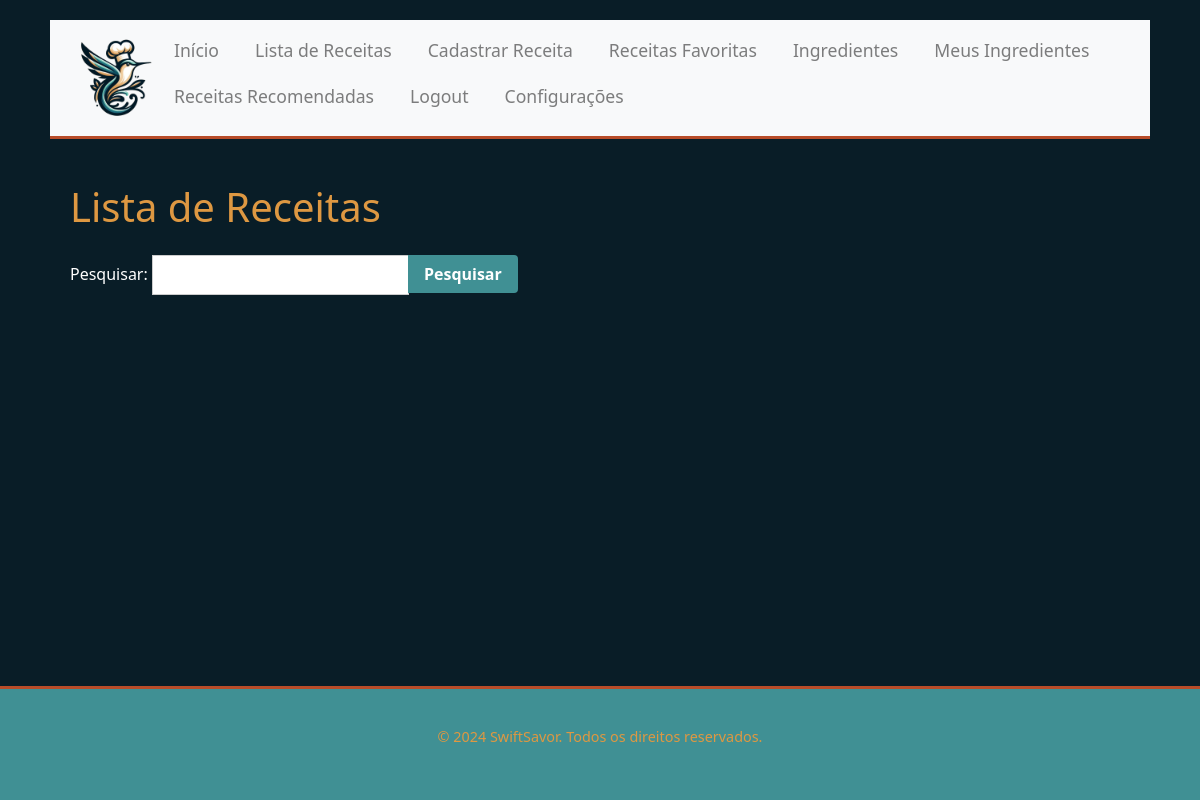
Before: /recipes/ (signed in) with the older database file.
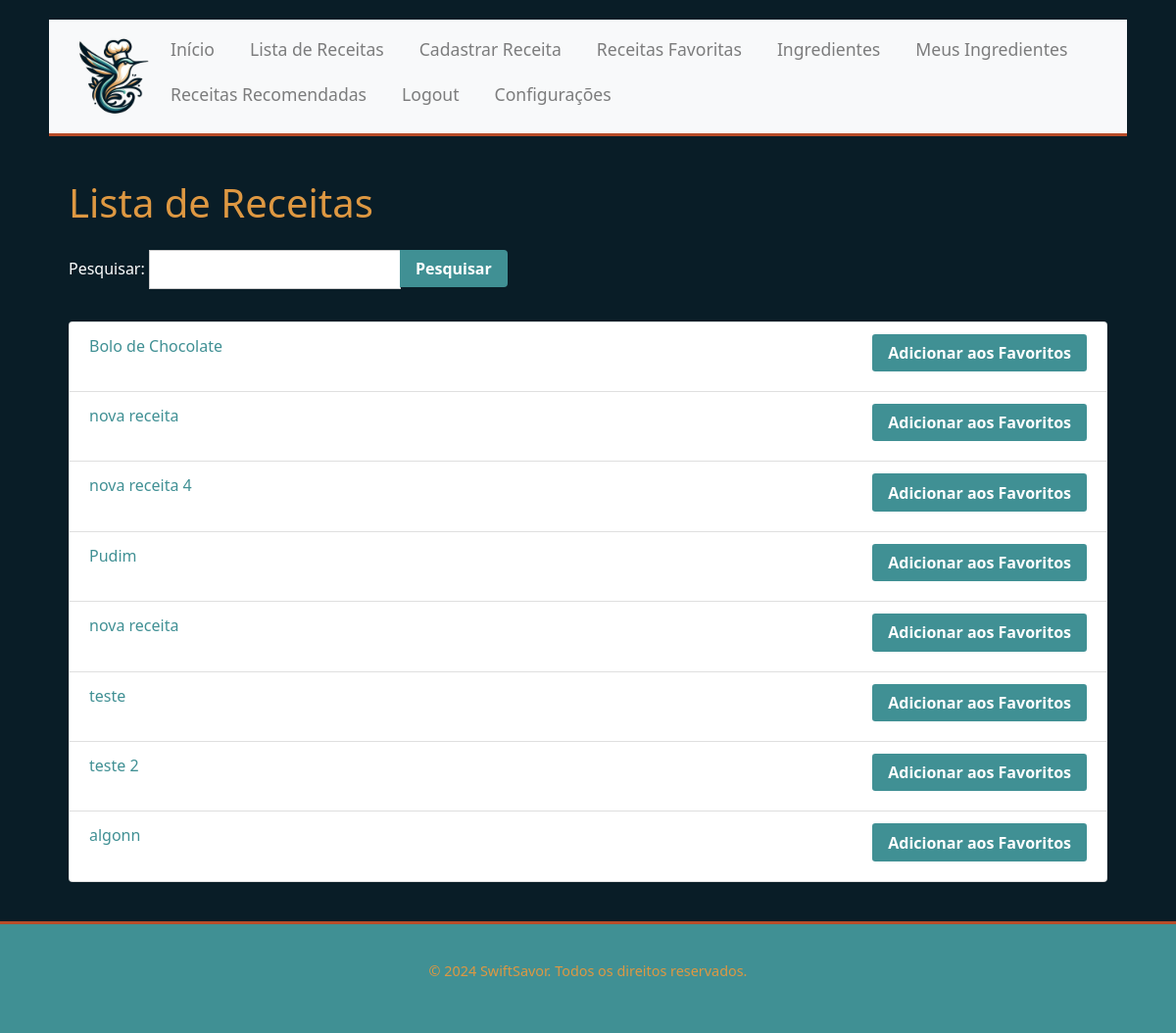
After: the same page with the newer database file.
### recipes/models.py (models this page shows, shortened)
class Receita(models.Model):
    nome = models.CharField(max_length=200)
    ingredientes = models.ManyToManyField(Ingrediente)
    instrucoes = models.TextField()
    usuario = models.ForeignKey(User, on_delete=models.SET_NULL, null=True, blank=True)
    data_cadastro = models.DateField(auto_now_add=False, default=timezone.now)
    aprovada = models.BooleanField(default=False)

### recipes/views.py (the view)
# urls.py: path('', views.lista_receitas, name='lista_receitas'),
@login_required
def lista_receitas(request):
    form_pesquisa = PesquisaReceitaForm(request.GET)
    receitas = Receita.objects.filter(aprovada=True)
    if form_pesquisa.is_valid():
        termo_pesquisa = form_pesquisa.cleaned_data['pesquisa']
        receitas = receitas.filter(nome__icontains=termo_pesquisa)
    return render(request, 'recipes/lista_receitas.html', {'receitas': receitas, 'form_pesquisa': form_pesquisa})

### recipes/forms.py
class PesquisaReceitaForm(forms.Form):
    pesquisa = forms.CharField(max_length=100, required=False, label='Pesquisar')

### recipes/templates/recipes/lista_receitas.html (shortened to what this page needs)
{% extends 'main/base.html' %}
{% block content %}
    <div class="container mt-4">
        <h1 class="mb-4">Lista de Receitas</h1>
        <form method="get" action="{% url 'lista_receitas' %}" class="form-group">
            <div class="input-group">
                {{ form_pesquisa.as_p }}
                <div class="input-group-append">
                    <button type="submit" class="btn btn-primary">Pesquisar</button>
                </div>
            </div>
        </form>
        <ul class="list-group">
            {% for receita in receitas %}
                <li class="list-group-item">
                    <a href="{% url 'detalhes_receita' receita.id %}">{{ receita.nome }}</a>
                    <a href="{% url 'favorites:adicionar_favoritos' receita.id %}" class="btn btn-primary btn-sm float-right">Adicionar aos Favoritos</a>
                </li>
            {% endfor %}
        </ul>
    </div>
{% endblock %}

Changed rows visible on the page:
now on this page (row edited): Receita: nome "Bolo de Chocolate"
now on this page (row edited): Receita: nome "nova receita"
now on this page (row edited): Receita: nome "nova receita 4"
now on this page (row edited): Receita: nome "Pudim"
added Receita: nome "nova receita"
added Receita: nome "teste"
added Receita: nome "teste 2"
added Receita: nome "algonn"
